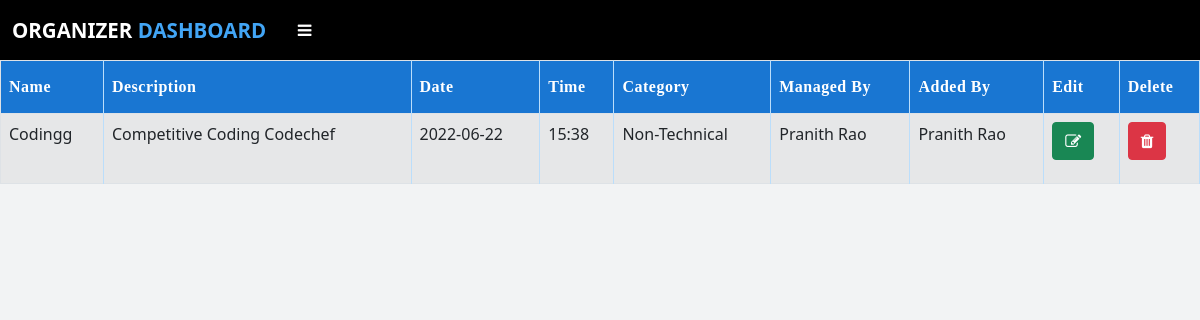
The app's page /view_event (signed in), older data.
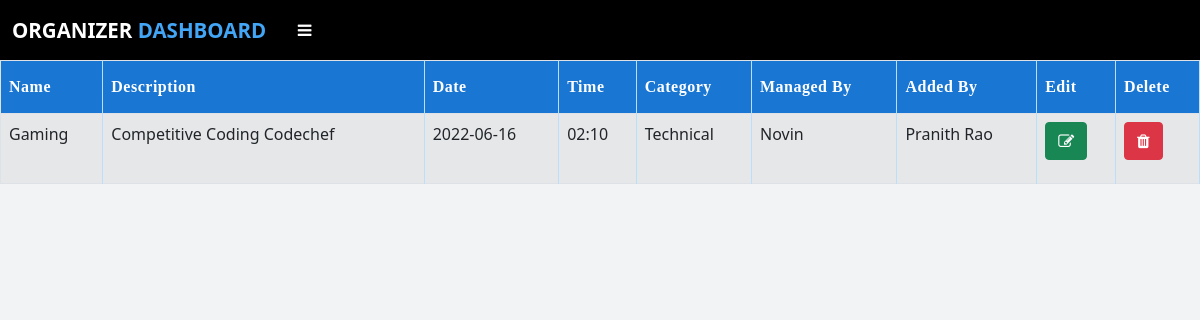
The same page, newer data.
### app.py (models this page shows, shortened)
class Event(db.Model):
    id = db.Column(db.Integer,primary_key=True)
    name = db.Column(db.String(50),nullable=False)
    description = db.Column(db.String(255),nullable=False)
    date = db.Column(db.String(50), nullable=False)
    time = db.Column(db.String(50), nullable=False)
    category = db.Column(db.String(50),nullable=False)
    coOrganizer = db.Column(db.String(50),nullable=False)
    organizer = db.Column(db.String(50),nullable=False)

### app.py (the view)
@app.route("/view_event")
def view_event():
    if 'organizer' in session:
        events = Event.query.all()
        return render_template('view_event.html',data=events)
    else:
        flash("Session Expired","error")
        return redirect(url_for('organizer_log'))

### templates/view_event.html (shortened to what this page needs)
{% extends "organizer_layout.html" %}
{% block head %} {{ super() }}
{% endblock %}
{% block content %}
{% if data %}
<div class="table-responsive">
	<table class="table table-striped table-bordered">
		<thead class="thead-dark">
			<tr>
				<th scope="col">Name</th>
				<th scope="col">Description</th>
				<th scope="col">Date</th>
				<th scope="col">Time</th>
				<th scope="col">Category</th>
				<th scope="col">Managed By</th>
                <th scope="col">Added By</th>
                <th scope="col">Edit</th>
				<th scope="col">Delete</th>
			</tr>
		</thead>
		<tbody>
			{% for i in data %}
			<tr>
				<td>{{i.name}}</td>
				<td>{{i.description}}</td>
				<td>{{i.date}}</td>
				<td>{{i.time}}</td>
				<td>{{i.category}}</td>
				<td>{{i.coOrganizer}}</td>
                <td>{{i.organizer}}</td>
                <td>
                    <a href="/edit_event/{{i.id}}"
                        ><button class="btn btn-success"><i class="fa fa-edit"></i></button
                    ></a>
                </td>
                <td>
                    <a onclick="delEvent('{{ i.id }}')"
                        ><button class="btn btn-danger" type="submit" name="del">
                            <i class="fa fa-trash"></i></button
                    ></a>
                </td>
			</tr>
			{% endfor %}{% else %}
            <h2 class="text-center mt-5 fw-bold text-uppercase">No Events Added</h2>
            {% endif %}
		</tbody>
	</table>
</div>
{% endblock %}

### templates/organizer_layout.html (shortened to what this page needs)
<!DOCTYPE html>
<html lang="en">
  <head>
    {% block head %}
    <link
      href="https://cdn.jsdelivr.net/npm/bootstrap@5.0.0/dist/css/bootstrap.min.css"
      rel="stylesheet"
    />
    <link
      rel="stylesheet"
      href="https://cdnjs.cloudflare.com/ajax/libs/font-awesome/4.7.0/css/font-awesome.min.css"
    />
    <link
      rel="stylesheet"
      href="https://cdnjs.cloudflare.com/ajax/libs/animate.css/4.1.1/animate.min.css"
    />
    {% endblock %}
  </head>
  <body>
    <nav
      class="navbar navbar-expand-lg navbar-light"
      style="background-color: #000000; height: 60px"
      id="navbar"
    >
      <div class="container-fluid">
        <a class="navbar-brand" href="#"
          ><h3 id="text1">Organizer <span>Dashboard</span></h3></a
        >
        <button
          type="button"
          id="sidebarCollapse"
          class="btn btn-darks me-auto"
          onclick="openNav()"
        >
          <i class="fa fa-bars" aria-hidden="true"></i>
        </button>
      </div>
    </nav>
    <div id="content">{% block content %} {% endblock %}</div>
  </body>
</html>

### templates/view_event.html (style rules this page uses)
table { font-family: 'Roboto' sans-serif; border-collapse: collapse; width: 100%; }
.table th { padding-top: 14px; padding-bottom: 14px; text-align: left; background-color: #1976d2; color: white; letter-spacing: 0.5px; user-select: none; border-right: 0.5px solid #bbdefb; font-family: Bahnschrift SemiBold; }
table td { border-right: 0.5px solid #bbdefb; height: 70px; }
table td, table th { border-bottom: 0.5px solid #bbdefb; }

### templates/organizer_layout.html (style rules this page uses)
body { font-family: "Roboto" sans-serif; background-color: #f2f3f4; }
* { margin: 0; padding: 0; text-decoration: none; list-style: none; }
#text1 { color: #fff; margin: 0; text-transform: uppercase; font-size: 20.5px; font-weight: 750; }
#text1 span { color: #42a5f5; }
#sidebarCollapse { color: white; width: 45px; }

Row changes from the older to the newer data that the page shows:
changed Event "Competitive Coding Codechef": name "Codingg" → "Gaming"; date "2022-06-22" → "2022-06-16"; time "15:38" → "02:10"; category "Non-Technical" → "Technical"; coOrganizer "Pranith Rao" → "Novin"
